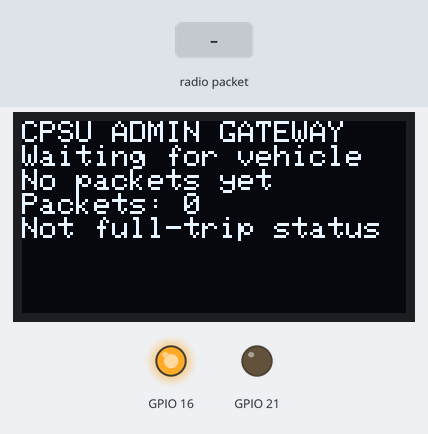
Simulated run of this sketch. Board: ESP32. Parts: 128×64 one-colour display, output pins drawn as LEDs (lit = HIGH). The test bench sets the inputs (shaded band). No radio packets arrive unless stated; what the sketch prints to the serial monitor is not drawn.

Above: at 1.2 s.
1.3 s: radio packet "GPS2|" arrives
At 2.9 s:
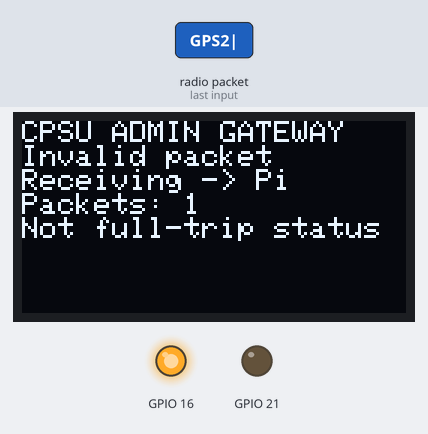
At 32.7 s:
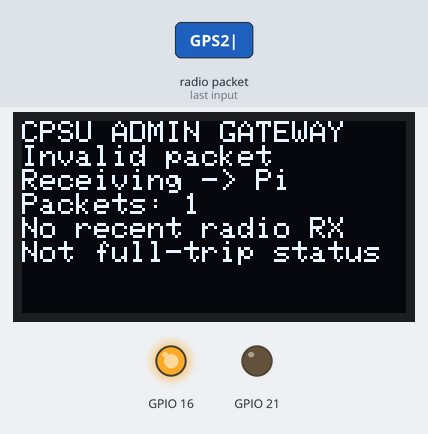
Timing chart, 0 to 33.0 s (numbered marks = the images above; inputs shaded):
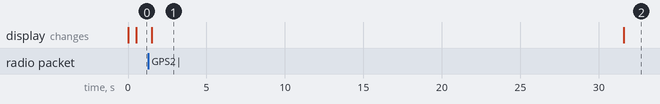

The sketch:

ADMIN_LORA_SYNC_V2.ino
```cpp
// Heltec WiFi LoRa 32 V2. Flash together with VEHICLE_TRACKER_SYNC_V2.
// USB Serial -> Raspberry Pi gateway.py. Serial Monitor must be closed on Pi.
#include <Arduino.h>
#include <SPI.h>
#include <Wire.h>
#include <LoRa.h>
#include <Adafruit_GFX.h>
#include <Adafruit_SSD1306.h>

Adafruit_SSD1306 oled(128, 64, &Wire, -1);
bool screen = false;
String serialLine;
bool overflowed = false;
String lastDevice = "Waiting for vehicle";
String statusText = "No packets yet";
uint32_t receivedAt = 0, screenAt = 0, packetCount = 0;

void setup() {
  Serial.begin(115200);
  pinMode(21, OUTPUT); digitalWrite(21, LOW);
  pinMode(16, OUTPUT); digitalWrite(16, LOW); delay(20); digitalWrite(16, HIGH);
  Wire.begin(4, 15);
  screen = oled.begin(SSD1306_SWITCHCAPVCC, 0x3C);
  SPI.begin(5, 19, 27, 18);
  LoRa.setPins(18, 14, 26);
  if (!LoRa.begin(915E6)) {
    Serial.println("ERROR: LoRa init failed");
    while (true) delay(1000);
  }
  LoRa.setSyncWord(0x12);
  LoRa.setSpreadingFactor(7);
  LoRa.setSignalBandwidth(125E3);
  LoRa.setCodingRate4(5);
  LoRa.enableCrc();
  LoRa.receive();
}

void relayAck(const String &line) {
  // Only Pi can confirm persistence. Receipt by radio alone is never an ACK.
  if (!line.startsWith("ACK2|") || line.length() > 220) return;
  int a = line.indexOf('|', 5), b = line.indexOf('|', a + 1);
  if (a <= 5 || b <= a + 1 || line.indexOf('|', b + 1) >= 0) return;
  String phase = line.substring(b + 1);
  if (phase != "PI" && phase != "CLOUD") return;
  LoRa.idle();
  if (LoRa.beginPacket()) { LoRa.print(line); LoRa.endPacket(); }
  LoRa.receive();
  statusText = phase == "CLOUD" ? "Cloud confirmed" : "Saved on Pi";
}

void loop() {
  int size = LoRa.parsePacket();
  if (size) {
    String packet;
    while (LoRa.available()) packet += char(LoRa.read());
    if (packet.startsWith("GPS2|") && packet.length() <= 220) {
      // Pi validates all fields and commits before replying.
      Serial.println(packet);
      int end = packet.indexOf('|', 5);
      lastDevice = end > 5 ? packet.substring(5, end) : "Invalid packet";
      receivedAt = millis(); packetCount++;
      statusText = "Receiving -> Pi";
    }
    LoRa.receive();
  }
  while (Serial.available()) {
    char c = Serial.read();
    if (c == '\n') {
      if (!overflowed) { serialLine.trim(); relayAck(serialLine); }
      serialLine = ""; overflowed = false;
    } else if (serialLine.length() < 220 && !overflowed) serialLine += c;
    else overflowed = true;
  }
  if (screen && millis() - screenAt >= 500) {
    screenAt = millis();
    oled.clearDisplay(); oled.setTextSize(1); oled.setTextColor(SSD1306_WHITE); oled.setCursor(0, 0);
    oled.println("CPSU ADMIN GATEWAY");
    oled.println(lastDevice);
    oled.println(statusText);
    oled.print("Packets: "); oled.println(packetCount);
    if (packetCount && millis() - receivedAt > 30000) oled.println("No recent radio RX");
    oled.println("Not full-trip status");
    oled.display();
  }
}
```

Measured:
- after the input at 1.3 s, the display: changes after 0.23 s (image 1)
- what the display in image 1 shows lasts 30.1 s, from 1.5 s to 31.6 s
